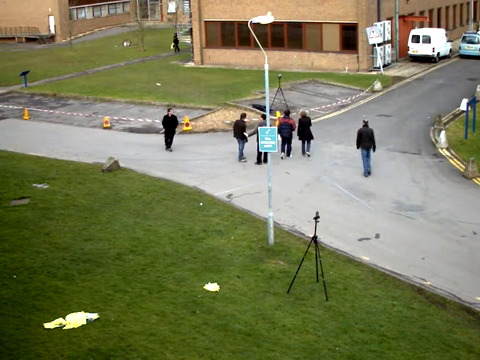
#> input picture frame 79 of Session 3/motion tracking/vtestavi.mp4, 480 x 360 px
$ python optical_flow_dense.py
#> lines starting #> are read from the running program, lines starting #| are printed output that depends on the picture
import numpy as np
import cv2 as cv
cap = cv.VideoCapture(cv.samples.findFile("vtestavi.mp4"))
ret, frame1 = cap.read()
#> frame1 is the input picture: shape (360, 480, 3); mean B, G, R 88.6, 123.8, 121.6
prvs = cv.cvtColor(frame1, cv.COLOR_BGR2GRAY)
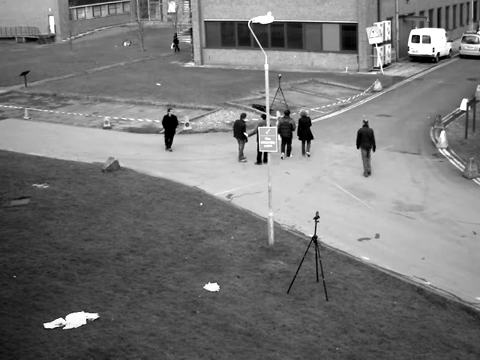
#> prvs: shape (360, 480); min 0, max 255, mean 119.1
hsv = np.zeros_like(frame1)
hsv[..., 1] = 255
while(1):
    ret, frame2 = cap.read()
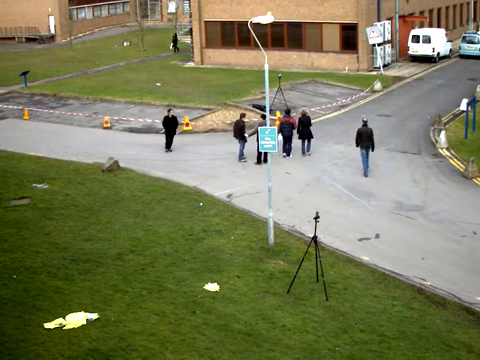
#> input picture frame 80 of Session 3/motion tracking/vtestavi.mp4, 480 x 360 px
#> frame2 is the input picture: shape (360, 480, 3); mean B, G, R 88.8, 124.2, 121.8
    if not ret:
        print('No frames grabbed!')
        break

    next = cv.cvtColor(frame2, cv.COLOR_BGR2GRAY)
    flow = cv.calcOpticalFlowFarneback(prvs, next, None, 0.5, 3, 15, 3, 5, 1.2, 0)
    mag, ang = cv.cartToPolar(flow[..., 0], flow[..., 1])
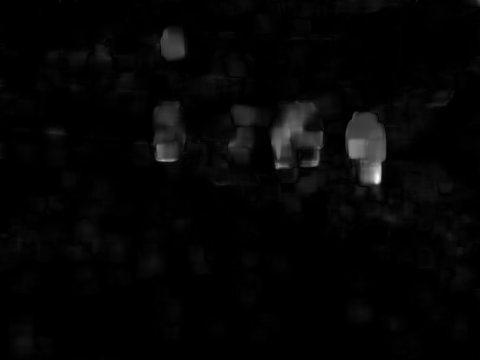
#> mag: shape (360, 480) float32; min 3.61e-08, max 3.55, mean 0.0753; drawn with min black and max white
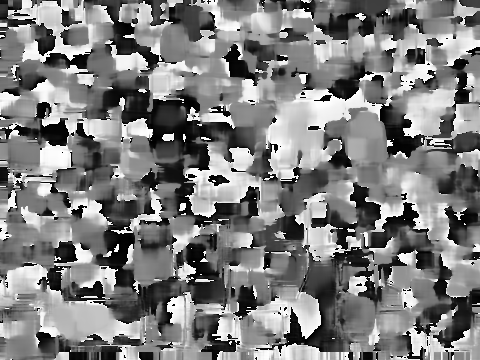
#> ang: shape (360, 480) float32; min 1.33e-05, max 6.28, mean 3.11; drawn with min black and max white
    hsv[..., 0] = ang*180/np.pi/2
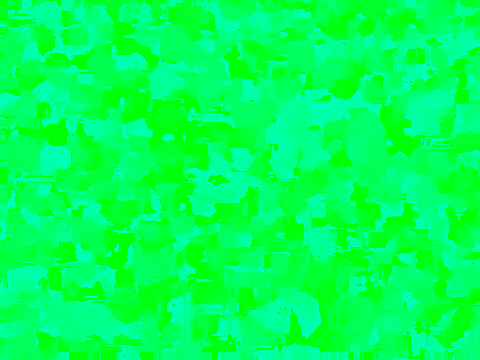
#> hsv: shape (360, 480, 3); mean of channels 0, 1, 2 88.6, 255, 0; drawn as B, G, R
    hsv[..., 2] = cv.normalize(mag, None, 0, 255, cv.NORM_MINMAX)
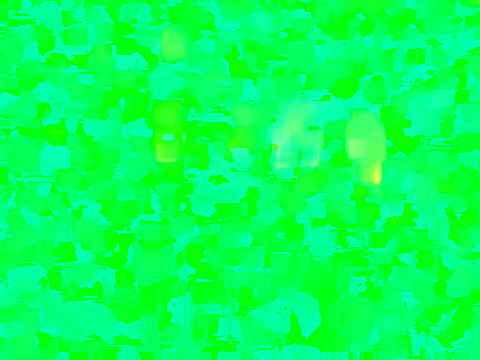
#> hsv: shape (360, 480, 3); mean of channels 0, 1, 2 88.6, 255, 5; drawn as B, G, R
    bgr = cv.cvtColor(hsv, cv.COLOR_HSV2BGR)
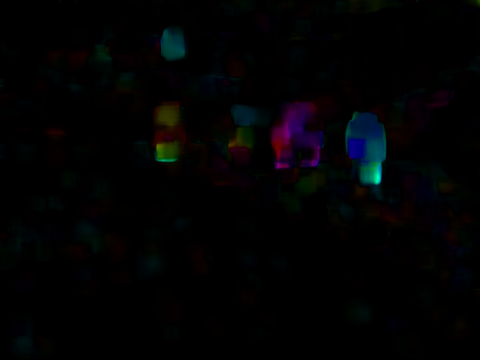
#> bgr: shape (360, 480, 3); mean B, G, R 3.1, 2.3, 2.1
    cv.imshow('Original', frame2)
    cv.imshow('frame2', bgr)
    k = cv.waitKey(30) & 0xff
#> (key Esc is pressed here)
    if k == 27:
        break
    elif k == ord('s'):
        cv.imwrite('opticalfb.png', frame2)
        cv.imwrite('opticalhsv.png', bgr)
    prvs = next

cv.destroyAllWindows()

$ run again, starting later in the video
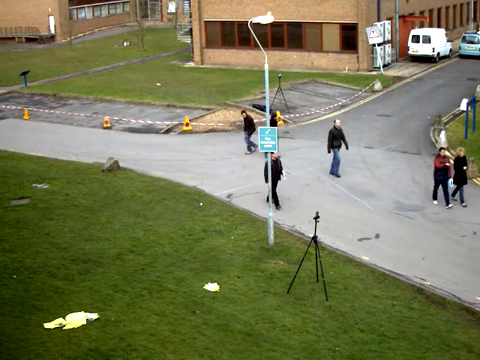
#> input picture frame 357 of Session 3/motion tracking/vtestavi.mp4, 480 x 360 px
#> frame1 is the input picture: shape (360, 480, 3); mean B, G, R 86.6, 121.4, 119
#> `hsv[..., 2] = cv.normalize(mag, None, 0, 255, cv.NORM_MINMAX)`:
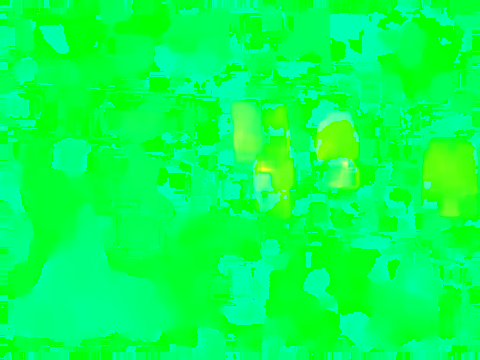
#> hsv: shape (360, 480, 3); mean of channels 0, 1, 2 79.7, 255, 5.1; drawn as B, G, R
#> `bgr = cv.cvtColor(hsv, cv.COLOR_HSV2BGR)`:
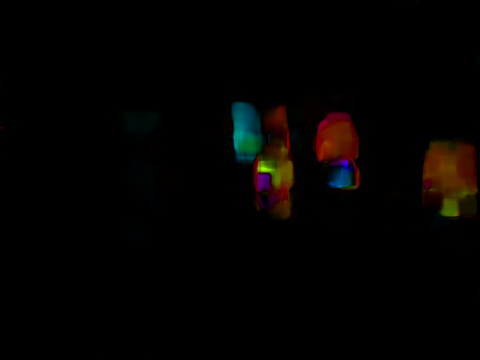
#> bgr: shape (360, 480, 3); mean B, G, R 1.3, 2.4, 3.8

$ run again, starting later in the video
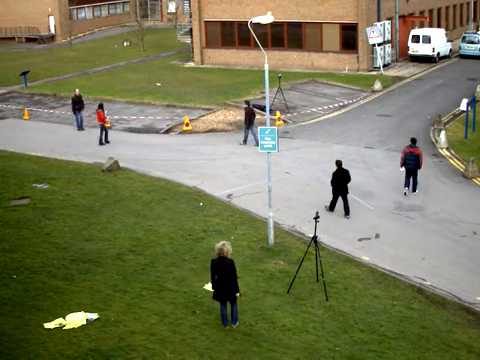
#> input picture frame 636 of Session 3/motion tracking/vtestavi.mp4, 480 x 360 px
#> frame1 is the input picture: shape (360, 480, 3); mean B, G, R 87.1, 120.9, 119.7
#> `hsv[..., 2] = cv.normalize(mag, None, 0, 255, cv.NORM_MINMAX)`:
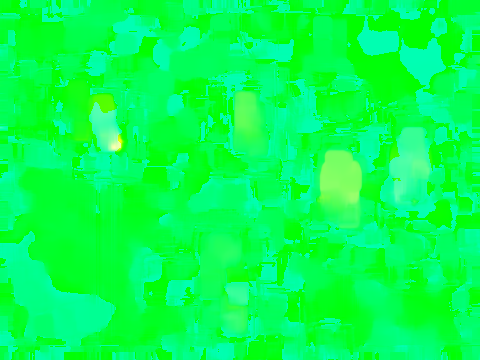
#> hsv: shape (360, 480, 3); mean of channels 0, 1, 2 81.1, 255, 4.6; drawn as B, G, R
#> `bgr = cv.cvtColor(hsv, cv.COLOR_HSV2BGR)`:
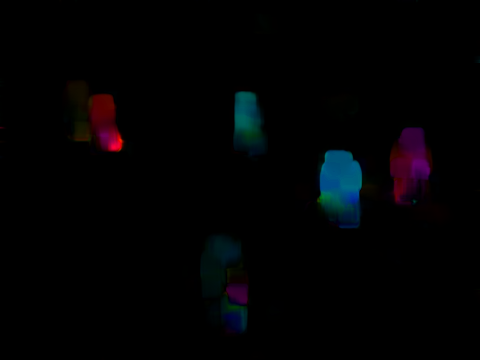
#> bgr: shape (360, 480, 3); mean B, G, R 3.3, 2.1, 1.9
